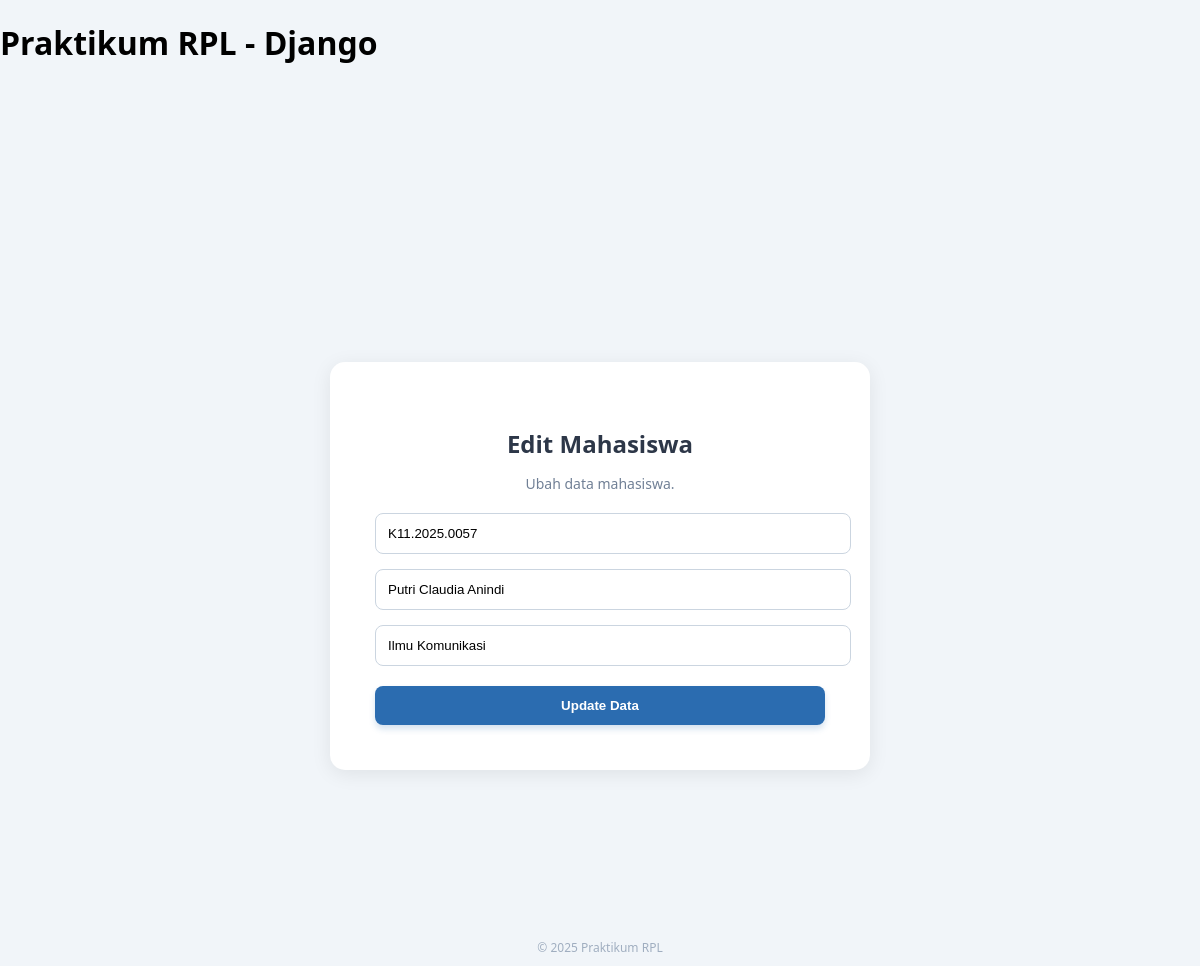
/mahasiswa/edit/3/ (signed in), run on the app's committed database.
### mahasiswa/models.py (models this page shows)
class Mahasiswa(models.Model):
    nim = models.CharField(max_length=15, unique=True)
    nama = models.CharField(max_length=100)
    programstudi = models.CharField(max_length=50)

### mahasiswa/views.py (the view)
# urls.py: path('edit/<int:id>/', views.edit_mahasiswa, name='edit_mahasiswa'),
@login_required(login_url='/accounts/login/')
def edit_mahasiswa(request, id):
    mhs = Mahasiswa.objects.get(id=id)
    if request.method == 'POST':
        mhs.nim = request.POST['nim']
        mhs.nama = request.POST['nama']
        mhs.programstudi = request.POST['programstudi']
        mhs.save()
        return redirect('daftar_mahasiswa')
    return render(request, 'mahasiswa/edit.html', {'mhs': mhs})

### mahasiswa/templates/mahasiswa/edit.html (shortened to what this page needs)
{% extends 'mahasiswa/base.html' %}
{% block content %}
<div class="main-wrapper">
    <div class="custom-card">
        <h2 class="title-text">Edit Mahasiswa</h2>
        <p class="desc-text">
            Ubah data mahasiswa.
        </p>
        <form method="post">
            <div style="margin-bottom:15px;">
                <input type="text"
                       name="nim"
                       value="{{ mhs.nim }}"
                       style="width:100%; padding:12px; border-radius:8px; border:1px solid #cbd5e0;">
            </div>
            <div style="margin-bottom:15px;">
                <input type="text"
                       name="nama"
                       value="{{ mhs.nama }}"
                       style="width:100%; padding:12px; border-radius:8px; border:1px solid #cbd5e0;">
            </div>
            <div style="margin-bottom:20px;">
                <input type="text"
                       name="programstudi"
                       value="{{ mhs.programstudi }}"
                       style="width:100%; padding:12px; border-radius:8px; border:1px solid #cbd5e0;">
            </div>
            <button type="submit" class="btn-blue" style="width:100%;">
                Update Data
            </button>
        </form>
    </div>
</div>
{% endblock %}

### mahasiswa/static/mahasiswa/css/style.css (style rules this page uses)
body { background-color: #f1f5f9 !important; margin: 0; font-family: 'Segoe UI', Tahoma, Geneva, Verdana, sans-serif; }
.main-wrapper { min-height: 100vh; display: flex; align-items: center; justify-content: center; padding-top: 80px; }
.custom-card { background: white; border-radius: 15px; box-shadow: 0 4px 20px rgba(0,0,0,0.08); padding: 45px; width: 100%; max-width: 450px; border: none; text-align: center; }
.title-text { font-weight: bold; color: #2d3748; margin-bottom: 10px; }
.desc-text { font-size: 14px; color: #718096; margin-bottom: 20px; }
.btn-blue { background-color: #2b6cb0 !important; color: #ffffff !important; border: none; padding: 12px 20px; border-radius: 8px; font-weight: 600; text-decoration: none; display: flex; align-items: center; justify-content: center; transition: all 0.3s ease; box-shadow: 0 4px 6px rgba(43, 108, 176, 0.2); }

### data on the page
Mahasiswa: nim "K11.2025.0057", nama "Putri Claudia Anindi", programstudi "Ilmu Komunikasi"
